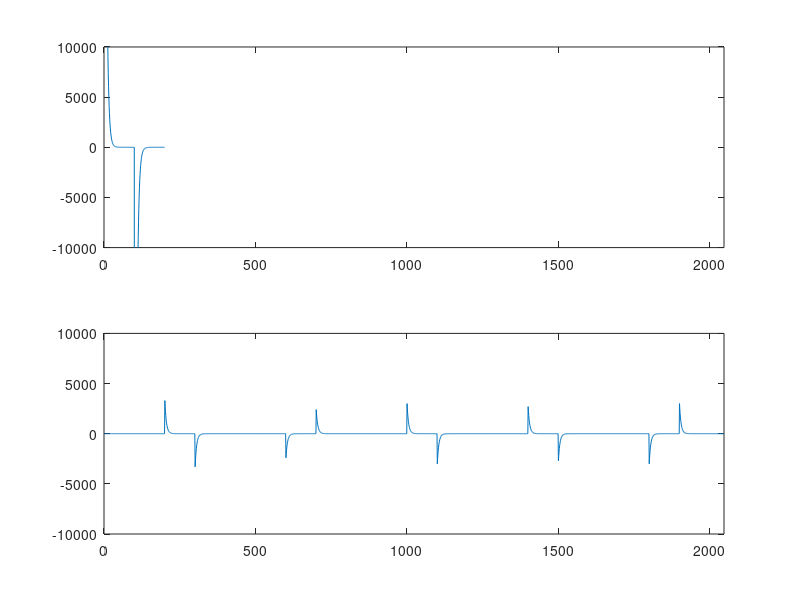

Write the MATLAB code that produced this figure.
    clc;
    close all;
    clear;
    Noise=load('ChargeNoise.dat');
    x=Noise
    CFDData=zeros(1,2048);
    CFDData(201:400)=1.1*x
    CFDData(601:800)=-0.8*x;
    CFDData(1001:1200)=x;
    CFDData(1401:1600)=0.9*x
    CFDData(1801:2000)=-x
    CFDData=0.03*CFDData;
    
    figure(1)
    subplot(2,1,1);    plot(x);axis([0 2048 -1e+4 1e+4]);
    subplot(2,1,2);    plot(CFDData);axis([0 2048 -1e+4 1e+4]);
        
    fids1 = fopen('ChongfangdianData.dat', 'wt');
    fprintf(fids1, '%10.0f%10.0f', CFDData);
    fclose(fids1);
    fids2= fopen('ChongfangdianNoise.dat', 'wt');
    fprintf(fids2, '%10.0f%10.0f', x);
    fclose(fids2);
